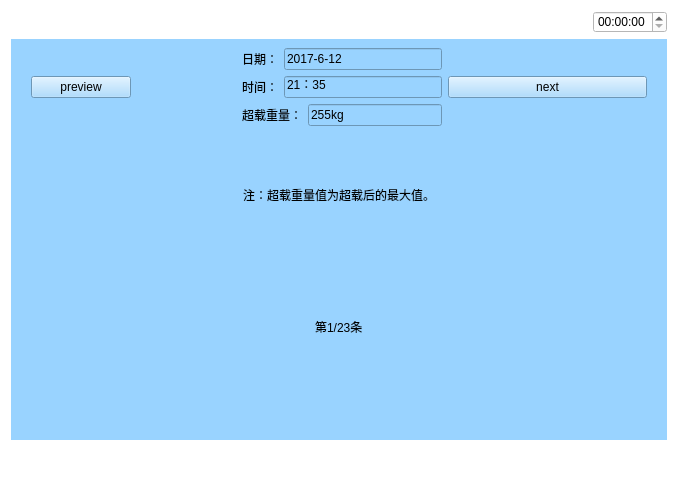
<?xml version="1.0" encoding="UTF-8"?>
<ui version="4.0">
 <class>Chaizai</class>
 <widget class="QWidget" name="Chaizai">
  <property name="geometry">
   <rect>
    <x>0</x>
    <y>0</y>
    <width>678</width>
    <height>482</height>
   </rect>
  </property>
  <property name="windowTitle">
   <string>Form</string>
  </property>
  <property name="styleSheet">
   <string notr="true">background-color: rgb(255, 255, 255);</string>
  </property>
  <layout class="QVBoxLayout" name="verticalLayout_2" stretch="1,5,1">
   <item>
    <layout class="QHBoxLayout" name="horizontalLayout_5">
     <item>
      <widget class="QPushButton" name="pushButton">
       <property name="text">
        <string/>
       </property>
       <property name="icon">
        <iconset resource="myimages.qrc">
         <normaloff>:/image/images/4g.png</normaloff>:/image/images/4g.png</iconset>
       </property>
       <property name="flat">
        <bool>true</bool>
       </property>
      </widget>
     </item>
     <item>
      <widget class="QPushButton" name="pushButton_2">
       <property name="text">
        <string/>
       </property>
       <property name="icon">
        <iconset resource="myimages.qrc">
         <normaloff>:/image/images/wireless.svg</normaloff>:/image/images/wireless.svg</iconset>
       </property>
       <property name="flat">
        <bool>true</bool>
       </property>
      </widget>
     </item>
     <item>
      <widget class="QPushButton" name="pushButton_3">
       <property name="text">
        <string/>
       </property>
       <property name="icon">
        <iconset resource="myimages.qrc">
         <normaloff>:/image/images/bl.svg</normaloff>:/image/images/bl.svg</iconset>
       </property>
       <property name="flat">
        <bool>true</bool>
       </property>
      </widget>
     </item>
     <item>
      <widget class="QPushButton" name="pushButton_4">
       <property name="text">
        <string/>
       </property>
       <property name="icon">
        <iconset resource="myimages.qrc">
         <normaloff>:/image/images/locate.svg</normaloff>:/image/images/locate.svg</iconset>
       </property>
       <property name="flat">
        <bool>true</bool>
       </property>
      </widget>
     </item>
     <item>
      <spacer name="horizontalSpacer_4">
       <property name="orientation">
        <enum>Qt::Horizontal</enum>
       </property>
       <property name="sizeHint" stdset="0">
        <size>
         <width>40</width>
         <height>20</height>
        </size>
       </property>
      </spacer>
     </item>
     <item>
      <widget class="QTimeEdit" name="timeEdit_2"/>
     </item>
    </layout>
   </item>
   <item>
    <widget class="QWidget" name="widget" native="true">
     <property name="sizePolicy">
      <sizepolicy hsizetype="Preferred" vsizetype="Preferred">
       <horstretch>0</horstretch>
       <verstretch>0</verstretch>
      </sizepolicy>
     </property>
     <property name="contextMenuPolicy">
      <enum>Qt::DefaultContextMenu</enum>
     </property>
     <property name="styleSheet">
      <string notr="true">background-color: rgb(153, 211, 255);</string>
     </property>
     <layout class="QVBoxLayout" name="verticalLayout">
      <property name="leftMargin">
       <number>20</number>
      </property>
      <property name="rightMargin">
       <number>20</number>
      </property>
      <property name="bottomMargin">
       <number>50</number>
      </property>
      <item>
       <layout class="QGridLayout" name="gridLayout" columnstretch="1,1,2,2">
        <item row="0" column="0">
         <widget class="QPushButton" name="preview">
          <property name="text">
           <string>preview</string>
          </property>
         </widget>
        </item>
        <item row="0" column="1">
         <widget class="QLabel" name="label_6">
          <property name="sizePolicy">
           <sizepolicy hsizetype="Ignored" vsizetype="Ignored">
            <horstretch>0</horstretch>
            <verstretch>0</verstretch>
           </sizepolicy>
          </property>
          <property name="text">
           <string/>
          </property>
          <property name="pixmap">
           <pixmap resource="myimages.qrc">:/image/images/warning.png</pixmap>
          </property>
          <property name="scaledContents">
           <bool>true</bool>
          </property>
          <property name="wordWrap">
           <bool>false</bool>
          </property>
         </widget>
        </item>
        <item row="0" column="2">
         <layout class="QVBoxLayout" name="verticalLayout_3">
          <item>
           <layout class="QHBoxLayout" name="horizontalLayout_3">
            <item>
             <widget class="QLabel" name="label_7">
              <property name="text">
               <string>日期：</string>
              </property>
             </widget>
            </item>
            <item>
             <widget class="QLineEdit" name="lineEdit_2">
              <property name="text">
               <string>2017-6-12</string>
              </property>
             </widget>
            </item>
           </layout>
          </item>
          <item>
           <layout class="QHBoxLayout" name="horizontalLayout_4">
            <item>
             <widget class="QLabel" name="label_8">
              <property name="text">
               <string>时间：</string>
              </property>
             </widget>
            </item>
            <item>
             <widget class="QLineEdit" name="lineEdit_3">
              <property name="text">
               <string>21：35</string>
              </property>
             </widget>
            </item>
           </layout>
          </item>
          <item>
           <layout class="QHBoxLayout" name="horizontalLayout_6" stretch="0,0">
            <item>
             <widget class="QLabel" name="label_9">
              <property name="text">
               <string>超载重量：</string>
              </property>
             </widget>
            </item>
            <item>
             <widget class="QLineEdit" name="lineEdit_4">
              <property name="text">
               <string>255kg</string>
              </property>
             </widget>
            </item>
           </layout>
          </item>
         </layout>
        </item>
        <item row="0" column="3">
         <widget class="QPushButton" name="next">
          <property name="text">
           <string>next</string>
          </property>
         </widget>
        </item>
       </layout>
      </item>
      <item>
       <layout class="QHBoxLayout" name="horizontalLayout">
        <item>
         <spacer name="horizontalSpacer_2">
          <property name="orientation">
           <enum>Qt::Horizontal</enum>
          </property>
          <property name="sizeHint" stdset="0">
           <size>
            <width>40</width>
            <height>20</height>
           </size>
          </property>
         </spacer>
        </item>
        <item>
         <widget class="QLabel" name="label">
          <property name="text">
           <string>注：超载重量值为超载后的最大值。</string>
          </property>
         </widget>
        </item>
        <item>
         <spacer name="horizontalSpacer_5">
          <property name="orientation">
           <enum>Qt::Horizontal</enum>
          </property>
          <property name="sizeHint" stdset="0">
           <size>
            <width>40</width>
            <height>20</height>
           </size>
          </property>
         </spacer>
        </item>
       </layout>
      </item>
      <item>
       <layout class="QHBoxLayout" name="horizontalLayout_8">
        <item>
         <spacer name="horizontalSpacer_6">
          <property name="orientation">
           <enum>Qt::Horizontal</enum>
          </property>
          <property name="sizeHint" stdset="0">
           <size>
            <width>40</width>
            <height>20</height>
           </size>
          </property>
         </spacer>
        </item>
        <item>
         <widget class="QLabel" name="label_2">
          <property name="text">
           <string>第1/23条</string>
          </property>
         </widget>
        </item>
        <item>
         <spacer name="horizontalSpacer_7">
          <property name="orientation">
           <enum>Qt::Horizontal</enum>
          </property>
          <property name="sizeHint" stdset="0">
           <size>
            <width>40</width>
            <height>20</height>
           </size>
          </property>
         </spacer>
        </item>
       </layout>
      </item>
     </layout>
    </widget>
   </item>
   <item>
    <layout class="QHBoxLayout" name="horizontalLayout_2">
     <item>
      <widget class="QPushButton" name="returnIndex">
       <property name="font">
        <font>
         <family>AR PL UMing TW MBE</family>
        </font>
       </property>
       <property name="styleSheet">
        <string notr="true">border-image: url(:/image/images/index.svg);</string>
       </property>
       <property name="text">
        <string/>
       </property>
       <property name="icon">
        <iconset resource="myimages.qrc">
         <normaloff>:/image/images/index.svg</normaloff>:/image/images/index.svg</iconset>
       </property>
       <property name="iconSize">
        <size>
         <width>40</width>
         <height>40</height>
        </size>
       </property>
       <property name="flat">
        <bool>true</bool>
       </property>
      </widget>
     </item>
     <item>
      <spacer name="horizontalSpacer">
       <property name="orientation">
        <enum>Qt::Horizontal</enum>
       </property>
       <property name="sizeHint" stdset="0">
        <size>
         <width>40</width>
         <height>20</height>
        </size>
       </property>
      </spacer>
     </item>
     <item>
      <spacer name="horizontalSpacer_3">
       <property name="orientation">
        <enum>Qt::Horizontal</enum>
       </property>
       <property name="sizeHint" stdset="0">
        <size>
         <width>40</width>
         <height>20</height>
        </size>
       </property>
      </spacer>
     </item>
     <item>
      <widget class="QPushButton" name="returnPage">
       <property name="text">
        <string/>
       </property>
       <property name="icon">
        <iconset resource="myimages.qrc">
         <normaloff>:/image/images/shangyiye.svg</normaloff>:/image/images/shangyiye.svg</iconset>
       </property>
       <property name="iconSize">
        <size>
         <width>40</width>
         <height>40</height>
        </size>
       </property>
       <property name="flat">
        <bool>true</bool>
       </property>
      </widget>
     </item>
    </layout>
   </item>
  </layout>
 </widget>
 <resources>
  <include location="myimages.qrc"/>
 </resources>
 <connections/>
</ui>
